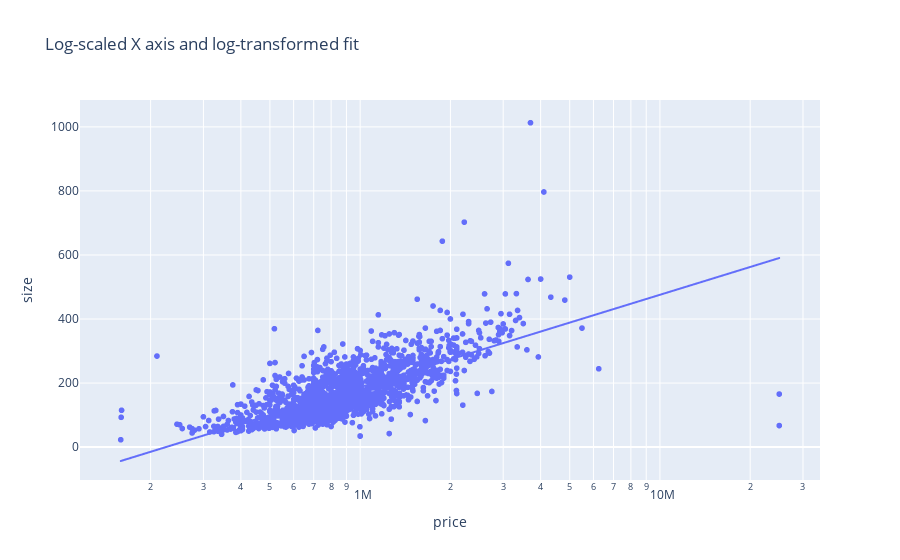
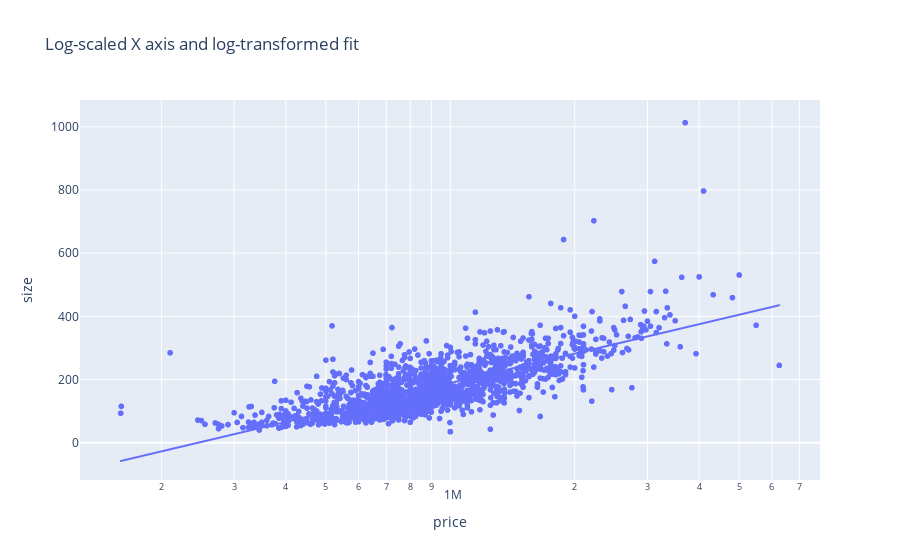

The notebook cell saved with these charts, in order:
### Code cell
from IPython.display import display
display(size_price.show())
display(new_size_price.show())

### Figure 1 — Plotly figure (JSON) as saved in the notebook; plotly's stock layout.template omitted (floating-point values rounded to 4 significant figures; data arrays with more than 128 entries replaced by an {"elided": "..."} marker saying what was removed)
{"data": [{"hovertemplate": "price=%{x}<br>size=%{y}<extra></extra>", "legendgroup": "", "marker": {"color": "#636efa", "symbol": "circle"}, "mode": "markers", "name": "", "showlegend": false, "type": "scattergl", "x": {"elided": "1669 int values"}, "xaxis": "x", "y": {"elided": "1669 float values"}, "yaxis": "y"}, {"hovertemplate": "<b>OLS trendline</b><br>size = 288.586 * log10(price) + -1544.44<br>R<sup>2</sup>=0.506766<br><br>price=%{x}<br>size=%{y} <b>(trend)</b><extra></extra>", "legendgroup": "", "marker": {"color": "#636efa", "symbol": "circle"}, "mode": "lines", "name": "", "showlegend": false, "type": "scattergl", "x": {"elided": "1669 int values"}, "xaxis": "x", "y": {"elided": "1669 float values"}, "yaxis": "y"}], "layout": {"legend": {"tracegroupgap": 0}, "title": {"text": "Log-scaled X axis and log-transformed fit"}, "xaxis": {"anchor": "y", "domain": [0, 1], "title": {"text": "price"}, "type": "log"}, "yaxis": {"anchor": "x", "domain": [0, 1], "title": {"text": "size"}}}}

### Figure 2 — Plotly figure (JSON) as saved in the notebook; plotly's stock layout.template omitted (floating-point values rounded to 4 significant figures; data arrays with more than 128 entries replaced by an {"elided": "..."} marker saying what was removed)
{"data": [{"hovertemplate": "price=%{x}<br>size=%{y}<extra></extra>", "legendgroup": "", "marker": {"color": "#636efa", "symbol": "circle"}, "mode": "markers", "name": "", "showlegend": false, "type": "scattergl", "x": {"elided": "1655 int values"}, "xaxis": "x", "y": {"elided": "1655 float values"}, "yaxis": "y"}, {"hovertemplate": "<b>OLS trendline</b><br>size = 309.575 * log10(price) + -1668.8<br>R<sup>2</sup>=0.547719<br><br>price=%{x}<br>size=%{y} <b>(trend)</b><extra></extra>", "legendgroup": "", "marker": {"color": "#636efa", "symbol": "circle"}, "mode": "lines", "name": "", "showlegend": false, "type": "scattergl", "x": {"elided": "1655 int values"}, "xaxis": "x", "y": {"elided": "1655 float values"}, "yaxis": "y"}], "layout": {"legend": {"tracegroupgap": 0}, "title": {"text": "Log-scaled X axis and log-transformed fit"}, "xaxis": {"anchor": "y", "domain": [0, 1], "title": {"text": "price"}, "type": "log"}, "yaxis": {"anchor": "x", "domain": [0, 1], "title": {"text": "size"}}}}
